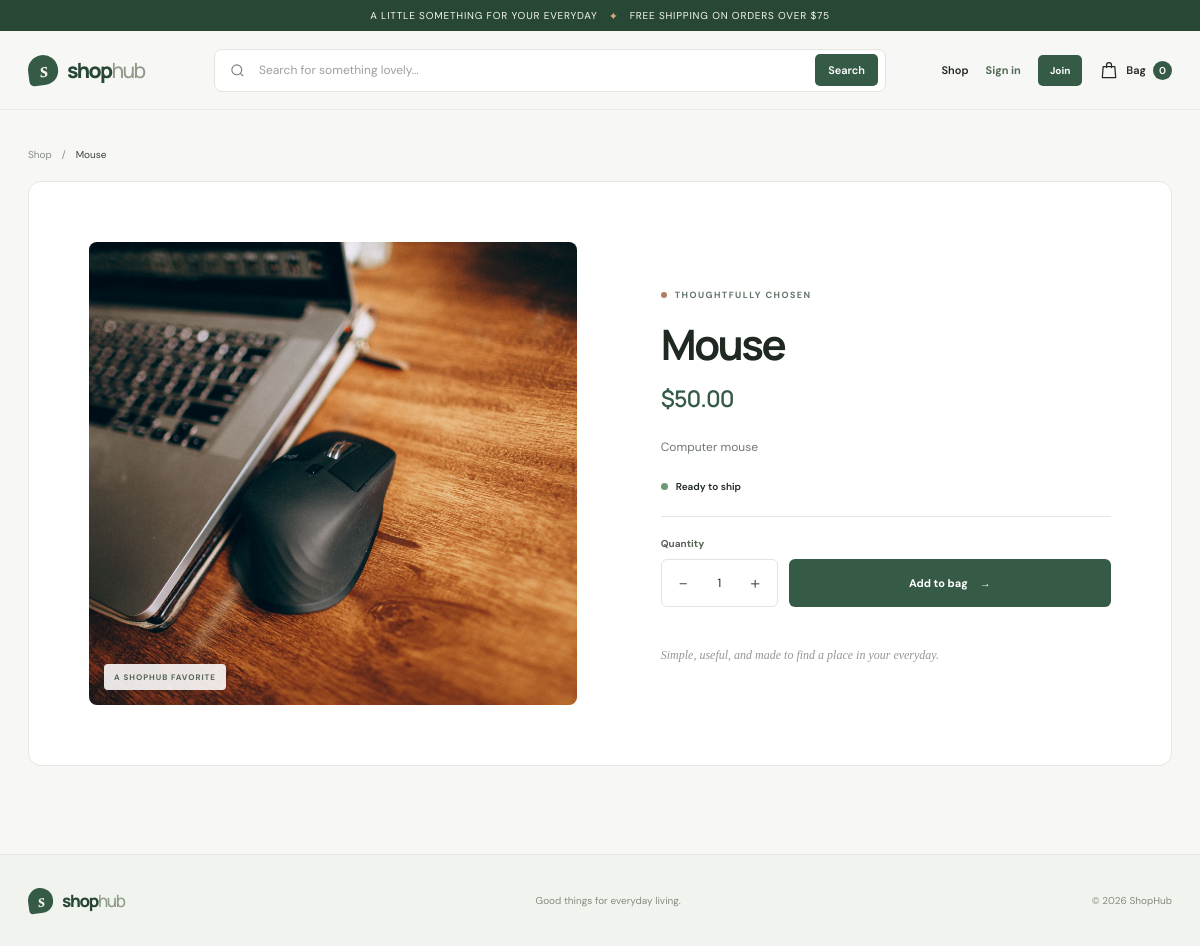
/mouse/, run on the app's committed database.
### myapp/models.py (models this page shows, shortened)
class Product(models.Model):
    name = models.CharField(max_length=100)
    price = models.DecimalField(max_digits=10, decimal_places=2)  # Better than FloatField for currency
    description = models.TextField()
    image = models.ImageField(upload_to="images/")
    slug = models.SlugField(unique=True, blank=True)
    stock = models.IntegerField()
    active = models.BooleanField(default=True)

### myapp/views.py (the view)
# urls.py: path("<slug:slug>/", product_detail, name="product_detail"),
def product_detail(request, slug):
    product = get_object_or_404(Product, slug=slug, active=True)
    return render(request, 'myapp/product_detail.html', {'product': product})

### cart/cart.py (called while the page is built)
    def __len__(self):
        total = 0
        for item in self.cart.values():
            try:
                total += max(0, int(item.get("quantity", 0)))
            except (AttributeError, TypeError, ValueError):
                continue
        return total

### cart/context_processors.py (called while the page is built)
def cart(request):
    return {'cart': Cart(request)}

### myapp/templates/myapp/product_detail.html (shortened to what this page needs)
{% extends "myapp/base.html" %}
{% block body %}
  <nav class="breadcrumbs" aria-label="Breadcrumb"><a href="{% url 'product_list' %}">Shop</a><span aria-hidden="true">/</span><span>{{ product.name }}</span></nav>
  <section class="detail-card">
    <div class="detail-image-wrap">
      {% if product.image %}<img class="detail-image" src="{{ product.image.url }}" alt="{{ product.name }}" />{% else %}<div class="image-placeholder">A good thing<br>is on its way</div>{% endif %}
      <span class="detail-image-note">A SHOPHUB FAVORITE</span>
    </div>
    <div class="detail-copy">
      <span class="eyebrow"><span class="eyebrow-dot"></span> THOUGHTFULLY CHOSEN</span>
      <h1>{{ product.name }}</h1>
      <p class="detail-price">${{ product.price }}</p>
      <p class="detail-description">{{ product.description }}</p>
      <div class="availability {% if product.stock > 0 %}available{% else %}unavailable{% endif %}">
        <span class="availability-dot"></span>
        {% if product.stock > 0 %}Ready to ship{% else %}Currently sold out{% endif %}
      </div>
      <div class="detail-divider"></div>
      {% if product.stock > 0 %}
        <form id="add-to-cart-form" class="add-form" method="post" action="{% url 'cart_add' %}">
          <label for="quantity">Quantity</label>
          <div class="purchase-row">
            <div class="quantity-control"><button type="button" data-quantity-step="-1" aria-label="Decrease quantity">−</button><input id="quantity" name="product_quantity" type="number" min="1" max="{{ product.stock }}" value="1" inputmode="numeric" /><button type="button" data-quantity-step="1" aria-label="Increase quantity">+</button></div>
            <button class="button button-dark add-button" type="submit">Add to bag <span aria-hidden="true">→</span></button>
          </div>
          <p id="cart-feedback" class="form-feedback" aria-live="polite"></p>
        </form>
      {% else %}
        <button class="button button-disabled" type="button" disabled>Currently unavailable</button>
      {% endif %}
      <p class="detail-footnote">Simple, useful, and made to find a place in your everyday.</p>
    </div>
  </section>
{% endblock %}

### myapp/static/myapp/store.css (style rules this page uses)
:root { color-scheme: light; --ink: #202921; --muted: #777f77; --green: #355b47; --green-deep: #294735; --green-soft: #e8eee7; --paper: #f7f8f5; --white: #fff; --line: #e4e8e1; --coral: #d17e66; --serif: Georgia, 'Times New Roman', serif; font-family: 'DM Sans', sans-serif; color: var(--ink); background: var(--paper); font-synthesis: none; text-rendering: optimizeLegibility; }
* { box-sizing: border-box; }
body { margin: 0; min-width: 320px; background: var(--paper); color: var(--ink); }
a { color: inherit; text-decoration: none; }
button, input { font: inherit; }
button { color: inherit; }
.eyebrow { display: inline-flex; align-items: center; gap: 8px; color: #657568; font-size: 9px; font-weight: 700; letter-spacing: .16em; }
.eyebrow-dot { width: 6px; height: 6px; border-radius: 50%; background: #b17c60; }
.breadcrumbs { display: flex; align-items: center; gap: 10px; margin: 4px 0 20px; color: #848b83; font-size: 10px; }
.breadcrumbs span:last-child { overflow: hidden; color: #39433b; text-overflow: ellipsis; white-space: nowrap; }
.detail-card { display: grid; grid-template-columns: minmax(0, 1.04fr) minmax(360px, .96fr); gap: clamp(34px, 7vw, 92px); align-items: center; padding: clamp(22px, 5vw, 63px); border: 1px solid var(--line); border-radius: 13px; background: #fff; }
.detail-image-wrap { position: relative; overflow: hidden; aspect-ratio: 1 / .95; border-radius: 8px; background: #eceee9; }
.detail-image { display: block; width: 100%; height: 100%; object-fit: cover; }
.detail-image-note { position: absolute; bottom: 15px; left: 15px; padding: 8px 10px; border-radius: 4px; color: #556453; background: rgb(255 255 255 / 88%); font-size: 8px; font-weight: 700; letter-spacing: .12em; }
.detail-copy { padding: 8px 0; }
.detail-copy h1 { margin: 18px 0 4px; font: 700 clamp(30px, 3.7vw, 42px)/1.12 'Manrope', sans-serif; letter-spacing: -.06em; }
.detail-price { margin: 13px 0 22px; color: var(--green); font: 600 23px 'Manrope', sans-serif; letter-spacing: -.04em; }
.detail-description { margin: 0; color: #707870; font-size: 12px; line-height: 1.9; white-space: pre-line; }
.availability { display: flex; align-items: center; gap: 8px; margin-top: 22px; font-size: 10px; font-weight: 600; }
.availability-dot { width: 7px; height: 7px; border-radius: 50%; background: #6b9974; }
.detail-divider { height: 1px; margin: 23px 0 20px; background: var(--line); }
.add-form > label { display: block; margin-bottom: 9px; color: #586257; font-size: 10px; font-weight: 700; }
.purchase-row { display: flex; gap: 11px; }
.quantity-control { display: flex; flex: 0 0 117px; align-items: center; justify-content: space-between; min-height: 48px; padding: 0 7px; border: 1px solid #e0e5dd; border-radius: 6px; }
.quantity-control button { display: grid; place-items: center; width: 29px; height: 30px; border: 0; border-radius: 4px; color: #61705f; background: transparent; font-size: 18px; cursor: pointer; }
.quantity-control input { width: 33px; border: 0; outline: 0; background: transparent; color: var(--ink); font-size: 12px; text-align: center; appearance: textfield; }
.button { display: inline-flex; min-height: 43px; align-items: center; justify-content: center; gap: 12px; padding: 0 20px; border: 0; border-radius: 6px; font-size: 11px; font-weight: 700; cursor: pointer; transition: background .2s, transform .2s; }
.button-dark { color: #fff; background: var(--green); }
.add-button { flex: 1; min-height: 48px; }
.form-feedback { min-height: 17px; margin: 8px 0 0; color: var(--green); font-size: 10px; }
.detail-footnote { margin: 14px 0 0; color: #929890; font: italic 12px/1.55 var(--serif); }

### data on the page
Product: name "Mouse", image (picture), price "50.00", description "Computer mouse"

### other printed values
{{ cart|length }} "0"
